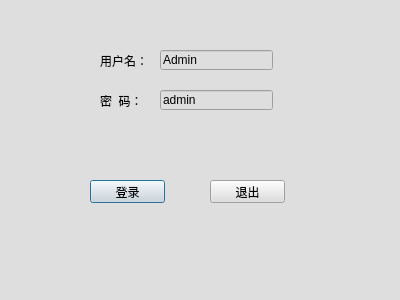
<?xml version="1.0" encoding="UTF-8"?>
<ui version="4.0">
 <class>LoginDialog</class>
 <widget class="QDialog" name="LoginDialog">
  <property name="geometry">
   <rect>
    <x>0</x>
    <y>0</y>
    <width>400</width>
    <height>300</height>
   </rect>
  </property>
  <property name="windowTitle">
   <string>Dialog</string>
  </property>
  <property name="autoFillBackground">
   <bool>false</bool>
  </property>
  <property name="styleSheet">
   <string notr="true">background-color: rgb(222, 222, 222);</string>
  </property>
  <property name="modal">
   <bool>false</bool>
  </property>
  <widget class="QLabel" name="label">
   <property name="geometry">
    <rect>
     <x>100</x>
     <y>50</y>
     <width>54</width>
     <height>21</height>
    </rect>
   </property>
   <property name="text">
    <string>用户名：</string>
   </property>
  </widget>
  <widget class="QLabel" name="label_2">
   <property name="geometry">
    <rect>
     <x>100</x>
     <y>90</y>
     <width>54</width>
     <height>21</height>
    </rect>
   </property>
   <property name="text">
    <string>密  码：</string>
   </property>
  </widget>
  <widget class="QLabel" name="promptLabel">
   <property name="geometry">
    <rect>
     <x>40</x>
     <y>260</y>
     <width>311</width>
     <height>16</height>
    </rect>
   </property>
   <property name="text">
    <string/>
   </property>
  </widget>
  <widget class="QLineEdit" name="userNameLineEdit">
   <property name="geometry">
    <rect>
     <x>160</x>
     <y>50</y>
     <width>113</width>
     <height>20</height>
    </rect>
   </property>
   <property name="text">
    <string>Admin</string>
   </property>
  </widget>
  <widget class="QLineEdit" name="pwdLineEdit">
   <property name="geometry">
    <rect>
     <x>160</x>
     <y>90</y>
     <width>113</width>
     <height>20</height>
    </rect>
   </property>
   <property name="inputMethodHints">
    <set>Qt::ImhNone</set>
   </property>
   <property name="text">
    <string>admin</string>
   </property>
  </widget>
  <widget class="QPushButton" name="loginButton">
   <property name="geometry">
    <rect>
     <x>90</x>
     <y>180</y>
     <width>75</width>
     <height>23</height>
    </rect>
   </property>
   <property name="text">
    <string>登录</string>
   </property>
  </widget>
  <widget class="QPushButton" name="logoutButton">
   <property name="geometry">
    <rect>
     <x>210</x>
     <y>180</y>
     <width>75</width>
     <height>23</height>
    </rect>
   </property>
   <property name="text">
    <string>退出</string>
   </property>
  </widget>
  <widget class="QPushButton" name="addUserButton">
   <property name="geometry">
    <rect>
     <x>60</x>
     <y>410</y>
     <width>75</width>
     <height>23</height>
    </rect>
   </property>
   <property name="text">
    <string>添加用户</string>
   </property>
  </widget>
  <widget class="QPushButton" name="testSendControlButton">
   <property name="geometry">
    <rect>
     <x>50</x>
     <y>380</y>
     <width>111</width>
     <height>23</height>
    </rect>
   </property>
   <property name="text">
    <string>send control 1</string>
   </property>
  </widget>
  <widget class="QPushButton" name="testSendControlButton_2">
   <property name="geometry">
    <rect>
     <x>210</x>
     <y>380</y>
     <width>111</width>
     <height>23</height>
    </rect>
   </property>
   <property name="text">
    <string>send control 0</string>
   </property>
  </widget>
 </widget>
 <resources/>
 <connections/>
</ui>
